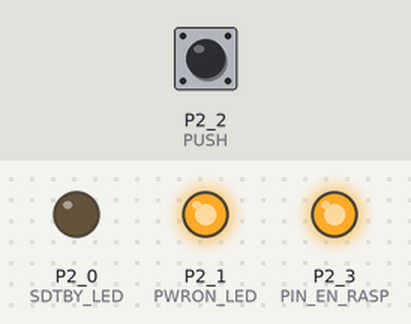
Recording of a sketch running on a simulated TI MSP430 LaunchPad. On the bench: output pins drawn as LEDs (lit = HIGH). The test bench sets the inputs (shaded band); at power-on: P2_2 (PUSH) LOW.

Above: at 0.1 s.
At 8.1 s:
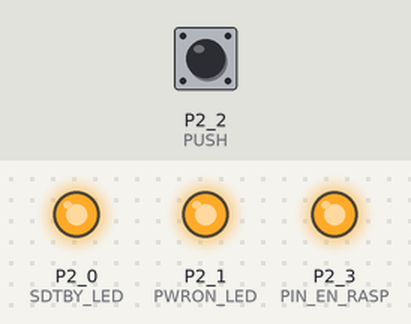
8.2 s: P2_2 (PUSH) pulled HIGH for 3.2 s
At 21.0 s:
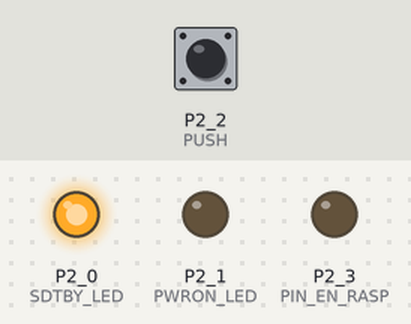
Timing chart, 0 to 26.0 s (numbered marks = the images above; inputs shaded):
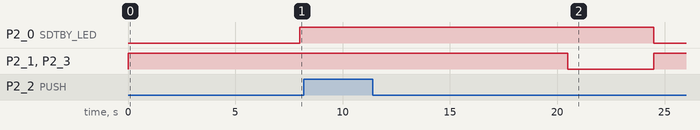

The sketch:

I2C_Slave.ino
```cpp
#include <Wire.h>

//#define __NCbtn__
#define __NObtn__
#define __AutoON__
//#define __AutoOFF__

#define SLAVE_ADDRESS 0x08

#define PUSH       	P2_2
#define SDTBY_LED  	P2_0
#define PWRON_LED  	P2_1
#define PIN_EN_RASP	P2_3

#define NONE		0x00
#define ON			0x53
#define OFF			0x54
#define SHUTDOWN	0x55

byte Mode;
int counter = 0;
boolean shutdowning = false;


void state(byte bMode){

	Mode = bMode;

	switch (Mode) {
	case ON:
		digitalWrite(PIN_EN_RASP, 1);
		digitalWrite(PWRON_LED, 1);
		digitalWrite(SDTBY_LED, 0);
		break;
	case OFF:
		digitalWrite(PIN_EN_RASP, 0);
		digitalWrite(PWRON_LED, 0);
		digitalWrite(SDTBY_LED, 1);
		break;
	case SHUTDOWN:
		digitalWrite(PWRON_LED, 1);
		digitalWrite(SDTBY_LED, 1);
		break;
	default:
		break;
	}
}

void setup() {

	pinMode(PUSH, INPUT);
	pinMode(SDTBY_LED, OUTPUT);
	pinMode(PWRON_LED, OUTPUT);
	pinMode(PIN_EN_RASP, OUTPUT);

	Wire.begin(SLAVE_ADDRESS);

	Wire.onReceive(receiveData);
	Wire.onRequest(sendData);

//autoON function
#ifdef __AutoON__
	state(ON);
#else if __AutoOFF__
	state(OFF);
#endif

}

void loop() {

#ifdef __NCbtn__
	if (digitalRead(PUSH) == HIGH){
#else if __NObtn__
	if (digitalRead(PUSH) == LOW){
#endif

		  state(ON);
		  delay(2000);
		  counter++;

		  if(counter >= 4){		//10 seconds to controlled shutdown
			  shutdowning = true;
		  }
	  }else{
		  counter = 0;
	  }

	if(shutdowning == true){


		for(int a = 0;a<=20;a++){	//60 seconds for auto OFF
				state(SHUTDOWN);
				delay(2500);
#ifdef __NCbtn__
				if (digitalRead(PUSH) == HIGH){counter++;}
#else if __NObtn__
				if (digitalRead(PUSH) == LOW){counter++;}
#endif
				if(counter >= 8){		//20 seconds to forced shutdown
					state(OFF);
					delay(2000);
					counter=0;
					goto fc_sh;
				}
		}
fc_sh:
		state(OFF);
		shutdowning = false;
		counter=0;
		delay(2000);
	}

}

// callback for receiving data
void receiveData(int numBytes){
	Mode = Wire.read();

	if(Mode == SHUTDOWN){
		shutdowning = true;
	}
}

// callback for sending data
void sendData(){
	Wire.write(Mode);
	Mode = NONE;
}
```
